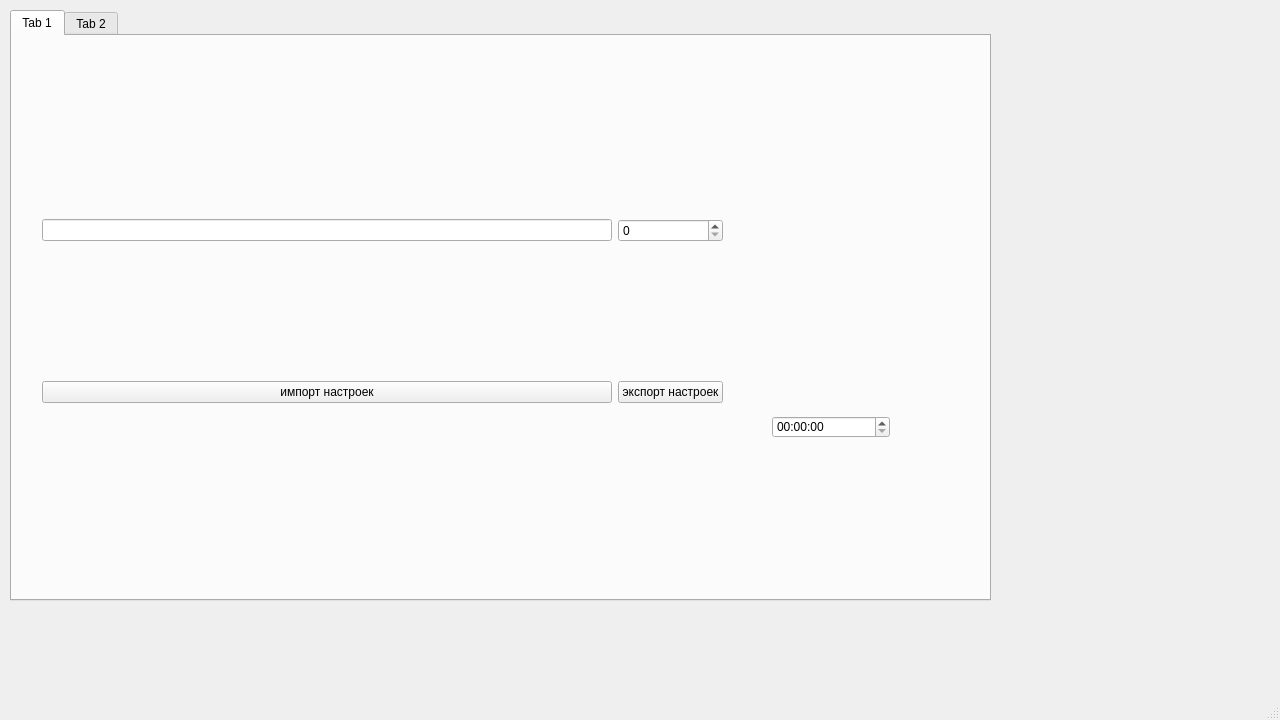
<?xml version="1.0" encoding="UTF-8"?>
<ui version="4.0">
 <class>MainWindow</class>
 <widget class="QMainWindow" name="MainWindow">
  <property name="geometry">
   <rect>
    <x>0</x>
    <y>0</y>
    <width>1280</width>
    <height>720</height>
   </rect>
  </property>
  <property name="minimumSize">
   <size>
    <width>640</width>
    <height>480</height>
   </size>
  </property>
  <property name="maximumSize">
   <size>
    <width>1920</width>
    <height>1080</height>
   </size>
  </property>
  <property name="windowTitle">
   <string>MainWindow</string>
  </property>
  <widget class="QWidget" name="centralwidget">
   <widget class="QTabWidget" name="tabWidget">
    <property name="geometry">
     <rect>
      <x>10</x>
      <y>10</y>
      <width>981</width>
      <height>591</height>
     </rect>
    </property>
    <property name="currentIndex">
     <number>0</number>
    </property>
    <widget class="QWidget" name="tab">
     <attribute name="title">
      <string>Tab 1</string>
     </attribute>
     <widget class="QWidget" name="gridLayoutWidget">
      <property name="geometry">
       <rect>
        <x>30</x>
        <y>50</y>
        <width>681</width>
        <height>451</height>
       </rect>
      </property>
      <layout class="QGridLayout" name="gridLayout">
       <item row="1" column="0">
        <widget class="QPushButton" name="pushButtonImport">
         <property name="text">
          <string>импорт настроек</string>
         </property>
        </widget>
       </item>
       <item row="1" column="1">
        <widget class="QPushButton" name="pushButtonExport">
         <property name="text">
          <string>экспорт настроек</string>
         </property>
        </widget>
       </item>
       <item row="0" column="0">
        <widget class="QLineEdit" name="lineEditText"/>
       </item>
       <item row="0" column="1">
        <widget class="QSpinBox" name="spinBoxDelay"/>
       </item>
      </layout>
     </widget>
     <widget class="QTimeEdit" name="timeEdit">
      <property name="geometry">
       <rect>
        <x>760</x>
        <y>380</y>
        <width>118</width>
        <height>22</height>
       </rect>
      </property>
     </widget>
    </widget>
    <widget class="QWidget" name="tab_2">
     <attribute name="title">
      <string>Tab 2</string>
     </attribute>
    </widget>
   </widget>
  </widget>
  <widget class="QMenuBar" name="menubar">
   <property name="geometry">
    <rect>
     <x>0</x>
     <y>0</y>
     <width>1280</width>
     <height>26</height>
    </rect>
   </property>
  </widget>
  <widget class="QStatusBar" name="statusbar"/>
 </widget>
 <resources/>
 <connections/>
</ui>
